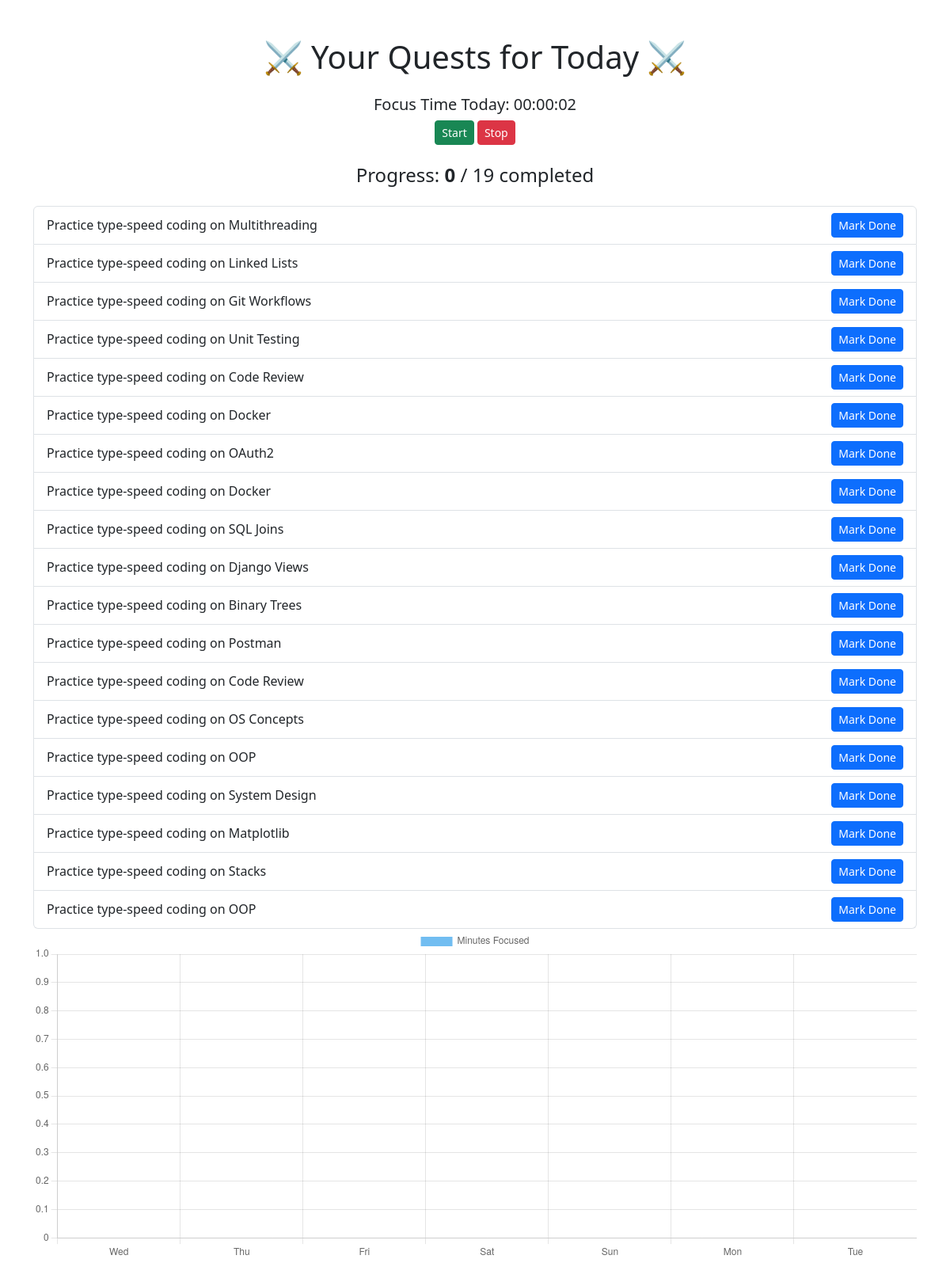
/, run on an earlier commit of the app's database.
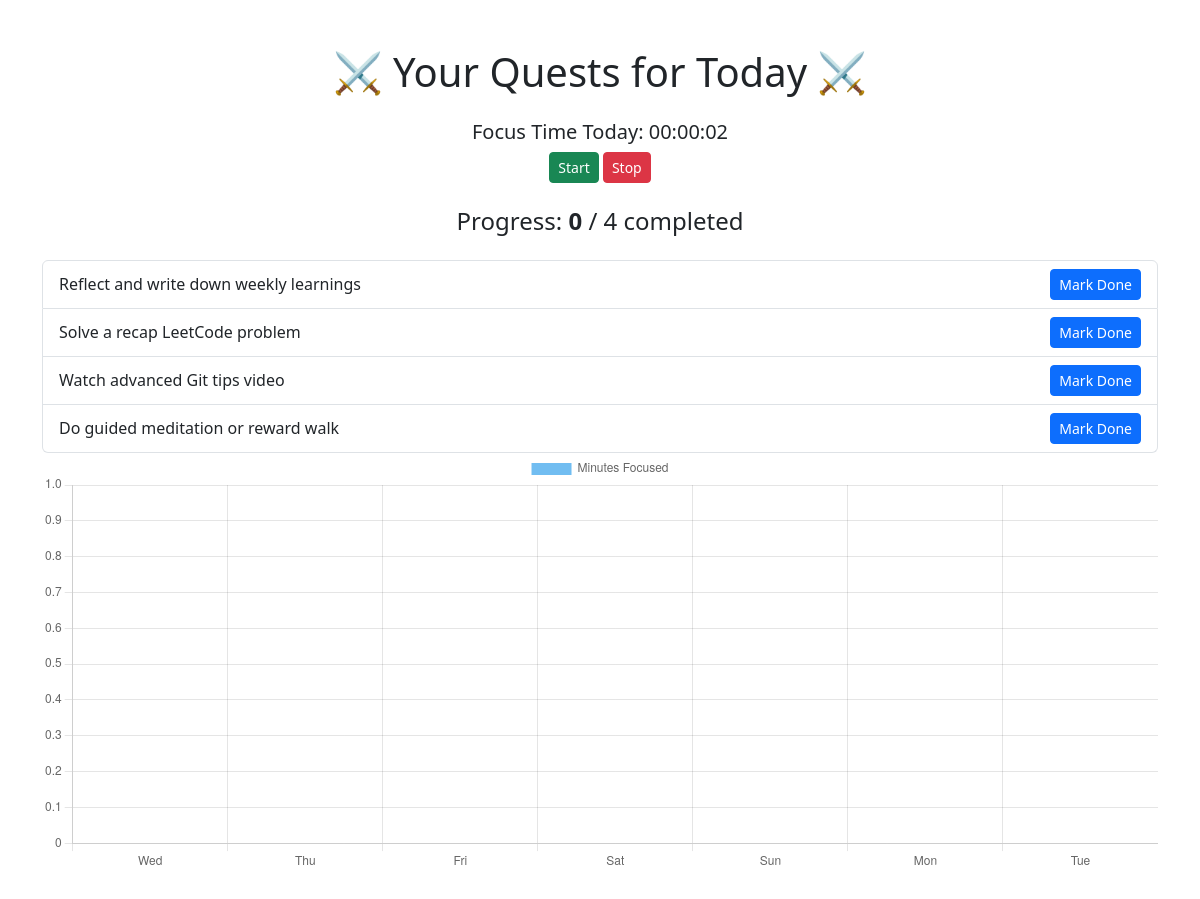
And on a later commit of the database.
### tracker/models.py (models this page shows, shortened)
class Quest(models.Model):
    title = models.CharField(max_length = 200)
    description = models.TextField(blank = True)
    date = models.DateField(default=timezone.now)
    is_completed = models.BooleanField(default=False)

### tracker/views.py (the view)
# urls.py: 2. Add a URL to urlpatterns:  path('', views.home, name='home')
def home(request):
    today = timezone.now().date()
    quests = Quest.objects.filter(date=today).order_by('id')
    completed_count = quests.filter(is_completed=True).count()
    total_count = quests.count()
    last_7_days = [today - timedelta(days=i) for i in range(6, -1, -1)]
    focus_data = []
    for d in last_7_days:
        obj = DailyFocusTime.objects.filter(date=d).first()
        seconds = obj.seconds_spend if obj else 0
        focus_data.append({'date': d.strftime("%a"), 'minutes': round(seconds/60)})
    reward_tip = None
    focus_today = DailyFocusTime.objects.filter(date=today).first()
    if focus_today and focus_today.seconds_spend >= 3600:
        reward_tip = random.choice(TOP_SDE_REWARDS)
    return render(request, 'tracker/home.html', {
        'quests': quests,
        'completed_count': completed_count,
        'total_count': total_count,
        'focus_time_data': focus_data,
        'reward_tip': reward_tip,
        })

### tracker/templates/tracker/home.html (shortened to what this page needs)
<!DOCTYPE html>
<html lang="en">
<head>
    <link href="https://cdn.jsdelivr.net/npm/bootstrap@5.3.0/dist/css/bootstrap.min.css" rel="stylesheet">
</head>
<body class="container py-5">
    <h1 class="text-center mb-4">⚔️ Your Quests for Today ⚔️</h1>
    <div class="text-center mb-4">
        <h5> Focus Time Today: <span id="timer">00:00:00</span></h5>
        <button class="btn btn-success btn-sm" onclick="startTimer()">Start</button>
        <button class="btn btn-danger btn-sm" onclick="stopTimer()">Stop</button>
    </div>
    <div class="text-center mb-4">
        <h4>Progress: <strong>{{ completed_count }}</strong> / {{ total_count }} completed</h4>
    </div>
    <div class="list-group">
        {% for quest in quests %}
            <div class="list-group-item d-flex justify-content-between align-items-center {% if quest.is_completed %}list-group-item-success{% endif %}">
                <span>{{ quest.title }}</span>
                {% if not quest.is_completed %}
                    <form action="{% url 'complete_quest' quest.id %}" method="post">
                        <button type="submit" class="btn btn-primary btn-sm">Mark Done</button>
                    </form>
                {% else %}
                    <span class="badge bg-success">Completed</span>
                {% endif %}
            </div>
        {% empty %}
            <div class="list-group-item">No quests for today.</div>
        {% endfor %}
    </div>
    <canvas id="focusChart" width="400" height="150"></canvas>
<script>
    const chartData = {{ focus_time_data|safe }};
    const ctx = document.getElementById('focusChart').getContext('2d');
    new Chart(ctx, {
        type: 'bar',
        data: {
            labels: chartData.map(row => row.date),
            datasets: [{
                label: 'Minutes Focused',
                data: chartData.map(row => row.minutes),
                backgroundColor: 'rgba(54, 162, 235, 0.7)'
            }]
        },
        options: {
            scales: {
                y: { beginAtZero: true }
            }
        }
    });
</script>
</body>
</html>

What changed in the data, as far as the page shows it:
removed Quest: title "Practice type-speed coding on Multithreading", is_completed "Mark Done"
removed Quest: title "Practice type-speed coding on Linked Lists", is_completed "Mark Done"
removed Quest: title "Practice type-speed coding on Git Workflows", is_completed "Mark Done"
removed Quest: title "Practice type-speed coding on Unit Testing", is_completed "Mark Done"
removed Quest: title "Practice type-speed coding on Code Review", is_completed "Mark Done"
removed Quest: title "Practice type-speed coding on Docker", is_completed "Mark Done"
removed Quest: title "Practice type-speed coding on OAuth2", is_completed "Mark Done"
removed Quest: title "Practice type-speed coding on Docker", is_completed "Mark Done"
removed Quest: title "Practice type-speed coding on SQL Joins", is_completed "Mark Done"
removed Quest: title "Practice type-speed coding on Django Views", is_completed "Mark Done"
removed Quest: title "Practice type-speed coding on Binary Trees", is_completed "Mark Done"
removed Quest: title "Practice type-speed coding on Postman", is_completed "Mark Done"
removed Quest: title "Practice type-speed coding on Code Review", is_completed "Mark Done"
removed Quest: title "Practice type-speed coding on OS Concepts", is_completed "Mark Done"
removed Quest: title "Practice type-speed coding on OOP", is_completed "Mark Done"
removed Quest: title "Practice type-speed coding on System Design", is_completed "Mark Done"
removed Quest: title "Practice type-speed coding on Matplotlib", is_completed "Mark Done"
removed Quest: title "Practice type-speed coding on Stacks", is_completed "Mark Done"
removed Quest: title "Practice type-speed coding on OOP", is_completed "Mark Done"
added Quest: title "Reflect and write down weekly learnings", is_completed "Mark Done"
added Quest: title "Solve a recap LeetCode problem", is_completed "Mark Done"
added Quest: title "Watch advanced Git tips video", is_completed "Mark Done"
added Quest: title "Do guided meditation or reward walk", is_completed "Mark Done"
Also different on the page:
{{ total_count }}: "19" → "4"
